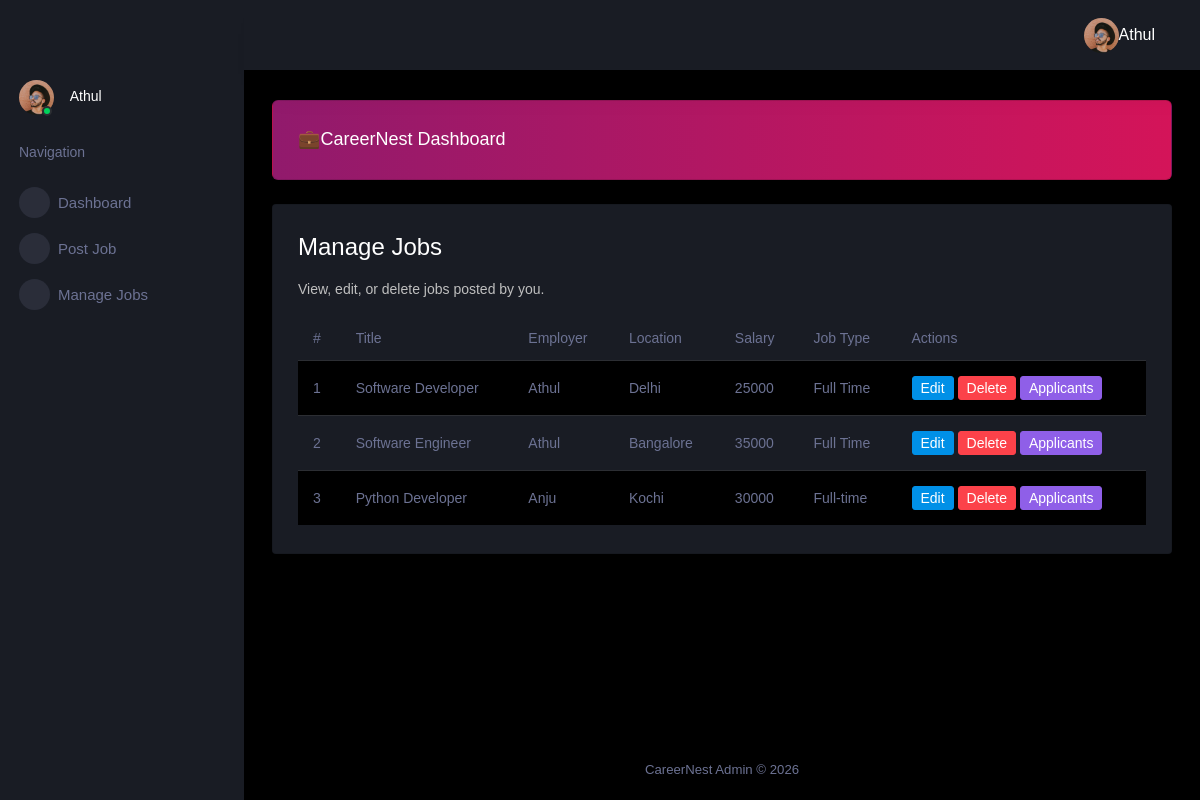
Screenshot of /careerapp/manage-jobs/ (signed in) with the database file from the repository.
### careerapp/models.py (models this page shows, shortened)
class Job(models.Model):
    employer = models.ForeignKey(User, on_delete=models.CASCADE, related_name='jobs_posted')
    title = models.CharField(max_length=200)
    description = models.TextField()
    skills = models.CharField(max_length=200)
    location = models.CharField(max_length=100)
    salary = models.IntegerField(null=True, blank=True)
    job_type = models.CharField(max_length=50, choices=[
        ('Full-time', 'Full-time'),
        ('Part-time', 'Part-time'),
        ('Internship', 'Internship')
    ])
    created_at = models.DateTimeField(auto_now_add=True)
    class Meta:
        ordering = ['-created_at']

### careerapp/views.py (the view)
    def wrapper(request, *args, **kwargs):
        if not request.user.is_authenticated:
            return redirect('admin-login')
        profile = Profile.objects.filter(user=request.user).first()
        if not profile or profile.user_type not in ['admin', 'employer']:
            return redirect('home')
        return view_func(request, *args, **kwargs)

### careerapp/views.py (called while the page is built)
def employer_or_admin_required(view_func):
    def wrapper(request, *args, **kwargs):
        if not request.user.is_authenticated:
            return redirect('admin-login')
        profile = Profile.objects.filter(user=request.user).first()
        if not profile or profile.user_type not in ['admin', 'employer']:
            return redirect('home')
        return view_func(request, *args, **kwargs)
    return wrapper

@login_required
@employer_or_admin_required
def manage_jobs(request):
    profile = Profile.objects.filter(user=request.user).first()
    if profile.user_type == 'admin':
        jobs = Job.objects.all()
    else:
        jobs = Job.objects.filter(employer=request.user)
    return render(request, 'careerapp/manage_jobs.html', {'jobs': jobs})

### careerapp/templates/careerapp/manage_jobs.html
{% extends 'careerapp/dashboard.html' %}
{% block content %}
<div class="row">
  <div class="col-12 grid-margin stretch-card">
    <div class="card">
      <div class="card-body">
        <h3 class="card-title">Manage Jobs</h3>
        <p class="card-description">View, edit, or delete jobs posted by you.</p>
        <div class="table-responsive">
          <table class="table table-striped">
            <thead>
              <tr>
                <th>#</th>
                <th>Title</th>
                <th>Employer</th>
                <th>Location</th>
                <th>Salary</th>
                <th>Job Type</th>
                <th>Actions</th>
              </tr>
            </thead>
            <tbody>
              {% for job in jobs %}
              <tr>
                <td>{{ forloop.counter }}</td>
                <td>{{ job.title }}</td>
                <td>{{ job.employer.username }}</td>
                <td>{{ job.location }}</td>
                <td>{{ job.salary }}</td>
                <td>{{ job.job_type }}</td>
                <td>
                  <a href="{% url 'careerapp:edit_job' job.id %}" class="btn btn-sm btn-primary">Edit</a>
                  <a href="{% url 'careerapp:delete_job' job.id %}" class="btn btn-sm btn-danger"
                     onclick="return confirm('Are you sure you want to delete this job?');">Delete</a>
                  <a href="{% url 'careerapp:view_applicants' job.id %}" class="btn btn-sm btn-info">Applicants</a>
                </td>
              </tr>
              {% empty %}
              <tr>
                <td colspan="7" class="text-center">No jobs found.</td>
              </tr>
              {% endfor %}
            </tbody>
          </table>
        </div>
      </div>
    </div>
  </div>
</div>
{% endblock %}

### careerapp/templates/careerapp/dashboard.html (shortened to what this page needs)
<!DOCTYPE html>
{% load static %}
<html lang="en">
<head>
  <link rel="stylesheet" href="{% static 'assets/vendors/mdi/css/materialdesignicons.min.css' %}">
  <link rel="stylesheet" href="{% static 'assets/vendors/css/vendor.bundle.base.css' %}">
  <link rel="stylesheet" href="{% static 'assets/css/style.css' %}">
</head>
<body>
<div class="container-scroller">
  <nav class="sidebar sidebar-offcanvas" id="sidebar">
    <ul class="nav">
      <li class="nav-item profile">
        <div class="profile-desc">
          <div class="profile-pic">
            <div class="count-indicator">
              <img class="img-xs rounded-circle"
                   src="{% static 'assets/images/faces/face15.jpg' %}" alt="">
              <span class="count bg-success"></span>
            </div>
            <div class="profile-name">
                {% if request.user.is_authenticated %}
                  <p class="mb-0 d-none d-sm-block navbar-profile-name">
                      {{ request.user.username }}
                  </p>
                {% endif %}
            </div>
          </div>
        </div>
      </li>
      <li class="nav-item nav-category">
        <span class="nav-link">Navigation</span>
      </li>
    <li class="nav-item menu-items">
      <a class="nav-link" href="{% url 'careerapp:dashboard' %}">
        <span class="menu-icon"><i class="mdi mdi-speedometer"></i></span>
        <span class="menu-title">Dashboard</span>
      </a>
    </li>
    <li class="nav-item menu-items">
      <a class="nav-link" href="{% url 'careerapp:post_job' %}">
        <span class="menu-icon"><i class="mdi mdi-plus-box"></i></span>
        <span class="menu-title">Post Job</span>
      </a>
    </li>
    <li class="nav-item menu-items">
      <a class="nav-link" href="{% url 'careerapp:manage_jobs' %}">
        <span class="menu-icon"><i class="mdi mdi-briefcase"></i></span>
        <span class="menu-title">Manage Jobs</span>
      </a>
    </li>
    </ul>
</nav>
  <div class="container-fluid page-body-wrapper">
    <nav class="navbar p-0 fixed-top d-flex flex-row">
      <div class="navbar-menu-wrapper flex-grow d-flex align-items-center justify-content-end">
        <ul class="navbar-nav navbar-nav-right">
          <li class="nav-item dropdown">
            <a class="nav-link" href="#" data-toggle="dropdown">
              <div class="navbar-profile">
                <img class="img-xs rounded-circle"
                     src="{% static 'assets/images/faces/face15.jpg' %}" alt="">
                {% if request.user.is_authenticated %}
                  <h5 class="mb-0 font-weight-normal">{{ request.user.username }}</h5>
                {% endif %}
                <i class="mdi mdi-menu-down d-none d-sm-block"></i>
              </div>
            </a>
          </li>
        </ul>
      </div>
    </nav>
    <div class="main-panel">
      <div class="content-wrapper">
        <div class="row">
          <div class="col-12 grid-margin stretch-card">
            <div class="card corona-gradient-card">
              <div class="card-body">
                <h4 class="mb-0">💼CareerNest Dashboard</h4>
              </div>
            </div>
          </div>
        </div>
        {% block content %}{% endblock %}
      </div>
      <footer class="footer">
        <div class="d-sm-flex justify-content-center">
          <span class="text-muted">CareerNest Admin © 2026</span>
        </div>
      </footer>
    </div>
  </div>
</div>
</body>
</html>

### careerapp/templates/careerapp/dashboard.html (style rules this page uses)
.content-wrapper { width: 100% !important; max-width: 100% !important; overflow-x: auto; }
.table-responsive { overflow-x: auto; }

### rows the page displays
Job: title "Software Developer", employer.username "Athul", location "Delhi", salary "25000", job_type "Full Time"
Job: title "Software Engineer", employer.username "Athul", location "Bangalore", salary "35000", job_type "Full Time"
Job: title "Python Developer", employer.username "Anju", location "Kochi", salary "30000", job_type "Full-time"

### other values shown
{{ request.user.username }} "Athul"
